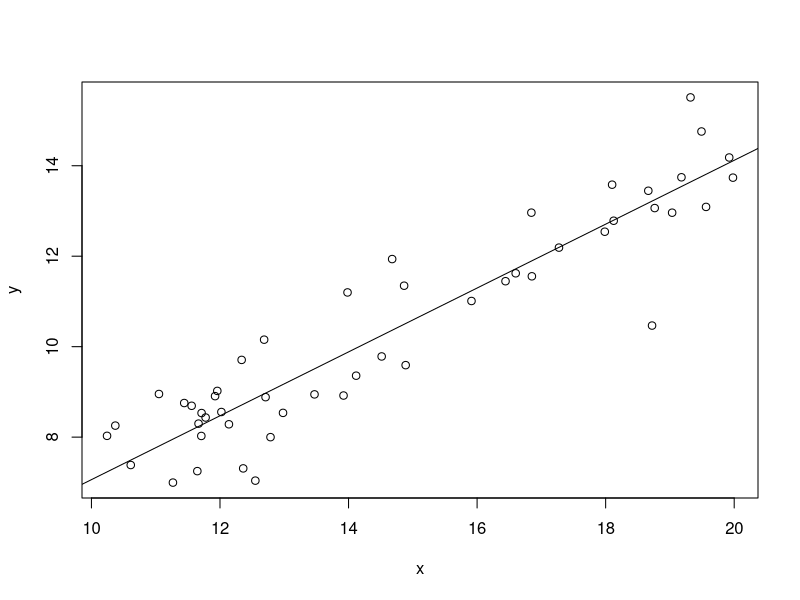
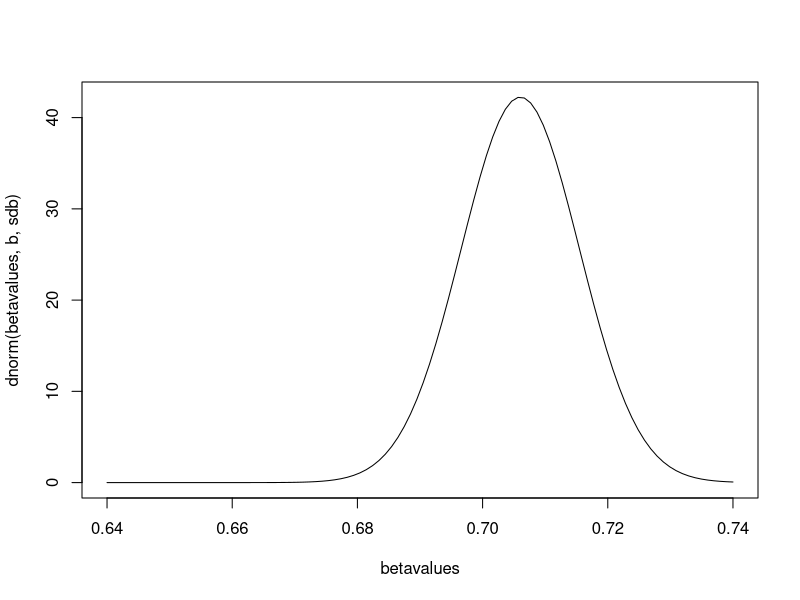
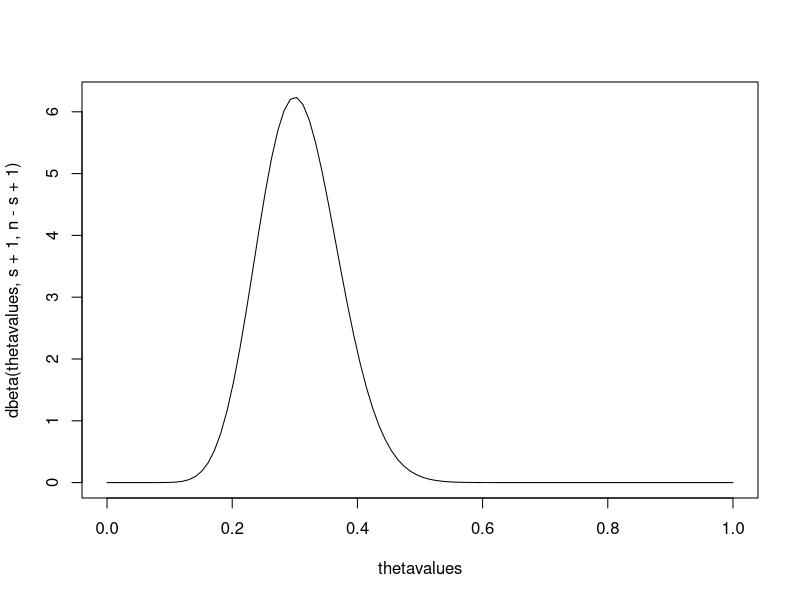

The R source for these figures, in order:
# plotting normal likelihood for a regression model
# y(i) = beta*x(i) + epsilon(i) epsilon(i)-N(0,1/tau)

n <-50   # the number of obserations I want to generate
beta<- 0.7 # parameter value for beta  
tau <- 1   # parameter value for tau (precsion)

# generate explanatory variable from uniform dist random
# if you want replicate your experiment you can set the seed
# set.seed(1)
x <- runif(n,10,20)  

# geerate y given x
y <- rnorm(n,beta*x,1/sqrt(tau))

plot(x,y)

# calculate OLS estimate of beta, b=betahat 
b <- sum(x*y)/sum(x*x);

abline(0,b)  #draw line with no intercep and slope =b

# derive standard error of b
sdb <-1/sqrt(tau*sum(x*x))

# set the betavalues over which the likelihood will be plotted
# to be 
betavalues <- seq(0.64,0.74, length=100) ;

# You can also set the betavalues interval base on standard error of b
#betavalues <- seq(b-4*sdb,b+4*sdb,length=200);

# from pp20 of lecture note 20 Ieq 7), the likelihood
# of the model is normal with mean=xb and variance:sdb^2
# on page 20, there are typos:
# the term before (b-beta)^2 should be sum of squares of x, not y.

plot(betavalues, dnorm(betavalues, b, sdb), type='l');


##############################################################;
# plotting likelihood for Bernoulli Trial
# Note that Bernoulli Trial is binomal random variale with 1 trial
########################################################
n <-50        # No of random var generated
theta <-0.2   # parameter of Binomial Random alraible


# generate n Bernoulli trail r.v (or n binomial r.v. with 1 trial)
# with parameter value theta
z <- rbinom(n,1,theta) 

s <- sum(z)  # same s on pp22 of lecture note.
thetavalues <- seq(0,1,length=100)  # set the range for likelihood plot

# the likelihood of Bernoulli trial is Beta dist family
# with alpha=s+1 and beta=n-s+1 (see pp22-23 of the note)

plot(thetavalues,dbeta(thetavalues,s+1,n-s+1),type='l');

############################################################
